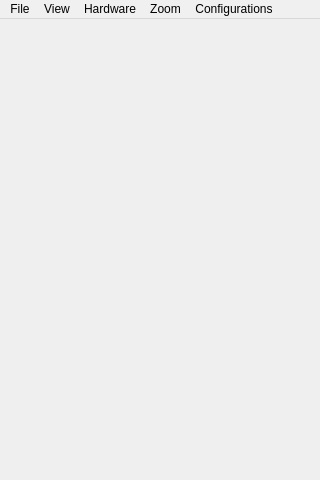
<?xml version="1.0" encoding="UTF-8"?>
<ui version="4.0">
 <class>MainWindowClass</class>
 <widget class="QMainWindow" name="MainWindowClass">
  <property name="geometry">
   <rect>
    <x>0</x>
    <y>0</y>
    <width>320</width>
    <height>480</height>
   </rect>
  </property>
  <property name="windowTitle">
   <string>Gideros Player</string>
  </property>
  <widget class="QWidget" name="centralWidget">
   <layout class="QVBoxLayout" name="verticalLayout">
    <property name="spacing">
     <number>0</number>
    </property>
    <property name="leftMargin">
     <number>0</number>
    </property>
    <property name="topMargin">
     <number>0</number>
    </property>
    <property name="rightMargin">
     <number>0</number>
    </property>
    <property name="bottomMargin">
     <number>0</number>
    </property>
    <item>
     <layout class="QHBoxLayout" name="horizontalLayout">
      <property name="spacing">
       <number>0</number>
      </property>
      <item>
       <widget class="GLCanvas" name="glCanvas" native="true">
        <property name="focusPolicy">
         <enum>Qt::StrongFocus</enum>
        </property>
       </widget>
      </item>
     </layout>
    </item>
   </layout>
  </widget>
  <widget class="QMenuBar" name="menuBar">
   <property name="geometry">
    <rect>
     <x>0</x>
     <y>0</y>
     <width>320</width>
     <height>22</height>
    </rect>
   </property>
   <property name="palette">
    <palette>
     <active>
      <colorrole role="Window">
       <brush brushstyle="SolidPattern">
        <color alpha="255">
         <red>240</red>
         <green>240</green>
         <blue>240</blue>
        </color>
       </brush>
      </colorrole>
     </active>
     <inactive>
      <colorrole role="Window">
       <brush brushstyle="SolidPattern">
        <color alpha="255">
         <red>240</red>
         <green>240</green>
         <blue>240</blue>
        </color>
       </brush>
      </colorrole>
     </inactive>
     <disabled>
      <colorrole role="Window">
       <brush brushstyle="SolidPattern">
        <color alpha="255">
         <red>240</red>
         <green>240</green>
         <blue>240</blue>
        </color>
       </brush>
      </colorrole>
     </disabled>
    </palette>
   </property>
   <widget class="QMenu" name="menuFile">
    <property name="title">
     <string>File</string>
    </property>
    <addaction name="actionRestart"/>
    <addaction name="actionOpen"/>
    <addaction name="actionOpen_Directory"/>
    <addaction name="separator"/>
    <addaction name="actionExit"/>
   </widget>
   <widget class="QMenu" name="menuHardware">
    <property name="title">
     <string>Hardware</string>
    </property>
    <widget class="QMenu" name="menuOrientation">
     <property name="title">
      <string>Orientation</string>
     </property>
     <addaction name="actionRotate_Left"/>
     <addaction name="actionRotate_Right"/>
     <addaction name="separator"/>
     <addaction name="actionPortrait"/>
     <addaction name="actionLandscape_Left"/>
     <addaction name="actionPortrait_Upside_Down"/>
     <addaction name="actionLandscape_Right"/>
    </widget>
    <widget class="QMenu" name="menuResolution">
     <property name="title">
      <string>Resolution</string>
     </property>
     <addaction name="action320x480"/>
     <addaction name="action640x960"/>
     <addaction name="action320x568"/>
     <addaction name="action640x1136"/>
     <addaction name="action750x1334"/>
     <addaction name="action1242x2208"/>
     <addaction name="action768x1024"/>
     <addaction name="action1536x2048"/>
     <addaction name="separator"/>
     <addaction name="action240x320"/>
     <addaction name="action240x400"/>
     <addaction name="action360x640"/>
     <addaction name="action480x800"/>
     <addaction name="action480x854"/>
     <addaction name="action540x960"/>
     <addaction name="action600x800"/>
     <addaction name="action600x1024"/>
     <addaction name="action720x1280"/>
     <addaction name="action768x1366"/>
     <addaction name="action800x1280"/>
     <addaction name="action900x1200"/>
     <addaction name="action1080x1920"/>
    </widget>
    <widget class="QMenu" name="menuFrame_Rate">
     <property name="title">
      <string>Frame Rate</string>
     </property>
     <addaction name="action15_fps"/>
     <addaction name="action30_fps"/>
     <addaction name="action60_fps"/>
     <addaction name="separator"/>
     <addaction name="actionUnlimited"/>
    </widget>
    <addaction name="actionAuto_Scale"/>
    <addaction name="actionDraw_Infos"/>
    <addaction name="separator"/>
    <addaction name="menuOrientation"/>
    <addaction name="menuResolution"/>
    <addaction name="menuFrame_Rate"/>
   </widget>
   <widget class="QMenu" name="menu_View">
    <property name="title">
     <string>View</string>
    </property>
    <widget class="QMenu" name="menuZoom">
     <property name="title">
      <string>Zoom</string>
     </property>
     <addaction name="actionZoom_In"/>
     <addaction name="actionZoom_Out"/>
     <addaction name="separator"/>
     <addaction name="actionQuarter"/>
     <addaction name="actionHalf"/>
     <addaction name="actionOriginal"/>
     <addaction name="actionDouble"/>
     <addaction name="actionTriple"/>
     <addaction name="separator"/>
     <addaction name="actionFit_To_Window"/>
     <addaction name="actionFit_To_App"/>
    </widget>
    <addaction name="actionAlways_on_Top"/>
    <addaction name="actionHide_Menu"/>
    <addaction name="actionFull_Screen"/>
    <addaction name="separator"/>
    <addaction name="menuZoom"/>
   </widget>
   <widget class="QMenu" name="menuConfigurations">
    <property name="title">
     <string>Configurations</string>
    </property>
    <addaction name="actionSettings"/>
   </widget>
   <widget class="QMenu" name="menuZoom2">
    <property name="title">
     <string>Zoom</string>
    </property>
    <addaction name="actionZoom_In"/>
    <addaction name="actionZoom_Out"/>
    <addaction name="separator"/>
    <addaction name="actionQuarter"/>
    <addaction name="actionHalf"/>
    <addaction name="actionOriginal"/>
    <addaction name="actionDouble"/>
    <addaction name="actionTriple"/>
    <addaction name="separator"/>
    <addaction name="actionFit_To_Window"/>
   </widget>
   <addaction name="menuFile"/>
   <addaction name="menu_View"/>
   <addaction name="menuHardware"/>
   <addaction name="menuZoom2"/>
   <addaction name="menuConfigurations"/>
  </widget>
  <action name="actionExit">
   <property name="text">
    <string>Exit</string>
   </property>
   <property name="shortcut">
    <string>Alt+E</string>
   </property>
  </action>
  <action name="actionRotate_Left">
   <property name="text">
    <string>Rotate Left</string>
   </property>
   <property name="shortcut">
    <string>Alt+Left</string>
   </property>
  </action>
  <action name="actionRotate_Right">
   <property name="text">
    <string>Rotate Right</string>
   </property>
   <property name="shortcut">
    <string>Alt+Right</string>
   </property>
  </action>
  <action name="actionPortrait">
   <property name="checkable">
    <bool>true</bool>
   </property>
   <property name="checked">
    <bool>false</bool>
   </property>
   <property name="text">
    <string>Portrait</string>
   </property>
  </action>
  <action name="actionPortrait_Upside_Down">
   <property name="checkable">
    <bool>true</bool>
   </property>
   <property name="text">
    <string>Portrait Upside Down</string>
   </property>
  </action>
  <action name="actionLandscape_Left">
   <property name="checkable">
    <bool>true</bool>
   </property>
   <property name="text">
    <string>Landscape Left</string>
   </property>
  </action>
  <action name="actionLandscape_Right">
   <property name="checkable">
    <bool>true</bool>
   </property>
   <property name="text">
    <string>Landscape Right</string>
   </property>
  </action>
  <action name="actionAlways_on_Top">
   <property name="checkable">
    <bool>true</bool>
   </property>
   <property name="text">
    <string>Always on Top</string>
   </property>
  </action>
  <action name="action15_fps">
   <property name="checkable">
    <bool>true</bool>
   </property>
   <property name="text">
    <string>15 fps</string>
   </property>
  </action>
  <action name="action30_fps">
   <property name="checkable">
    <bool>true</bool>
   </property>
   <property name="text">
    <string>30 fps</string>
   </property>
  </action>
  <action name="action60_fps">
   <property name="checkable">
    <bool>true</bool>
   </property>
   <property name="text">
    <string>60 fps</string>
   </property>
  </action>
  <action name="actionUnlimited">
   <property name="checkable">
    <bool>true</bool>
   </property>
   <property name="text">
    <string>Unlimited</string>
   </property>
  </action>
  <action name="action320x480">
   <property name="checkable">
    <bool>true</bool>
   </property>
   <property name="text">
    <string>320x480 (iPhone)</string>
   </property>
  </action>
  <action name="action768x1024">
   <property name="checkable">
    <bool>true</bool>
   </property>
   <property name="text">
    <string>768x1024 (iPad)</string>
   </property>
  </action>
  <action name="action640x960">
   <property name="checkable">
    <bool>true</bool>
   </property>
   <property name="text">
    <string>640x960 (iPhone Retina)</string>
   </property>
  </action>
  <action name="actionRun">
   <property name="text">
    <string>Run</string>
   </property>
  </action>
  <action name="actionStop">
   <property name="text">
    <string>Stop</string>
   </property>
  </action>
  <action name="actionHalf">
   <property name="text">
    <string>50%</string>
   </property>
  </action>
  <action name="actionOriginal">
   <property name="checked">
    <bool>false</bool>
   </property>
   <property name="text">
    <string>100%</string>
   </property>
   <property name="shortcut">
    <string>Alt+O</string>
   </property>
  </action>
  <action name="actionDouble">
   <property name="text">
    <string>200%</string>
   </property>
  </action>
  <action name="actionTriple">
   <property name="text">
    <string>300%</string>
   </property>
  </action>
  <action name="action480x800">
   <property name="checkable">
    <bool>true</bool>
   </property>
   <property name="text">
    <string>480x800</string>
   </property>
  </action>
  <action name="action240x320">
   <property name="checkable">
    <bool>true</bool>
   </property>
   <property name="text">
    <string>240x320</string>
   </property>
  </action>
  <action name="action540x960">
   <property name="checkable">
    <bool>true</bool>
   </property>
   <property name="text">
    <string>540x960</string>
   </property>
  </action>
  <action name="action480x854">
   <property name="checkable">
    <bool>true</bool>
   </property>
   <property name="text">
    <string>480x854</string>
   </property>
  </action>
  <action name="action240x400">
   <property name="checkable">
    <bool>true</bool>
   </property>
   <property name="text">
    <string>240x400</string>
   </property>
  </action>
  <action name="action360x640">
   <property name="checkable">
    <bool>true</bool>
   </property>
   <property name="text">
    <string>360x640</string>
   </property>
  </action>
  <action name="action800x1280">
   <property name="checkable">
    <bool>true</bool>
   </property>
   <property name="text">
    <string>800x1280</string>
   </property>
  </action>
  <action name="action600x1024">
   <property name="checkable">
    <bool>true</bool>
   </property>
   <property name="text">
    <string>600x1024</string>
   </property>
  </action>
  <action name="action600x800">
   <property name="checkable">
    <bool>true</bool>
   </property>
   <property name="text">
    <string>600x800</string>
   </property>
  </action>
  <action name="action768x1366">
   <property name="checkable">
    <bool>true</bool>
   </property>
   <property name="text">
    <string>768x1366</string>
   </property>
  </action>
  <action name="actionQuarter">
   <property name="text">
    <string>25%</string>
   </property>
  </action>
  <action name="action1536x2048">
   <property name="checkable">
    <bool>true</bool>
   </property>
   <property name="text">
    <string>1536x2048 (iPad Retina)</string>
   </property>
  </action>
  <action name="action320x568">
   <property name="checkable">
    <bool>true</bool>
   </property>
   <property name="text">
    <string>320x568 (iPhone 5)</string>
   </property>
  </action>
  <action name="action640x1136">
   <property name="checkable">
    <bool>true</bool>
   </property>
   <property name="text">
    <string>640x1136 (iPhone 5 Retina)</string>
   </property>
  </action>
  <action name="action720x1280">
   <property name="checkable">
    <bool>true</bool>
   </property>
   <property name="text">
    <string>720x1280</string>
   </property>
  </action>
  <action name="action1080x1920">
   <property name="checkable">
    <bool>true</bool>
   </property>
   <property name="text">
    <string>1080x1920</string>
   </property>
  </action>
  <action name="action750x1334">
   <property name="checkable">
    <bool>true</bool>
   </property>
   <property name="text">
    <string>750x1334 (iPhone 6)</string>
   </property>
  </action>
  <action name="action1242x2208">
   <property name="checkable">
    <bool>true</bool>
   </property>
   <property name="text">
    <string>1242x2208 (iPhone 6 Plus)</string>
   </property>
  </action>
  <action name="action900x1200">
   <property name="checkable">
    <bool>true</bool>
   </property>
   <property name="text">
    <string>900x1200</string>
   </property>
  </action>
  <action name="actionOpen">
   <property name="text">
    <string>Open Project</string>
   </property>
  </action>
  <action name="actionAuto_Scale">
   <property name="checkable">
    <bool>true</bool>
   </property>
   <property name="text">
    <string>Auto Scale</string>
   </property>
   <property name="shortcut">
    <string>Alt+A</string>
   </property>
  </action>
  <action name="actionHide_Menu">
   <property name="text">
    <string>Hide Menu</string>
   </property>
   <property name="shortcut">
    <string>Alt+M</string>
   </property>
  </action>
  <action name="actionFull_Screen">
   <property name="checkable">
    <bool>true</bool>
   </property>
   <property name="text">
    <string>Full Screen</string>
   </property>
   <property name="shortcut">
    <string>Alt+Return</string>
   </property>
  </action>
  <action name="actionZoom_In">
   <property name="text">
    <string>Zoom In</string>
   </property>
   <property name="shortcut">
    <string>Alt+Up</string>
   </property>
  </action>
  <action name="actionZoom_Out">
   <property name="text">
    <string>Zoom Out</string>
   </property>
   <property name="shortcut">
    <string>Alt+Down</string>
   </property>
  </action>
  <action name="actionFit_To_Window">
   <property name="text">
    <string>Fit To Window</string>
   </property>
   <property name="shortcut">
    <string>Alt+W</string>
   </property>
  </action>
  <action name="actionSettings">
   <property name="text">
    <string>Settings</string>
   </property>
  </action>
  <action name="actionDraw_Infos">
   <property name="checkable">
    <bool>true</bool>
   </property>
   <property name="text">
    <string>Draw Infos</string>
   </property>
  </action>
  <action name="actionFit_To_App">
   <property name="text">
    <string>Fit To App</string>
   </property>
   <property name="toolTip">
    <string>Fit To App</string>
   </property>
   <property name="shortcut">
    <string>Alt+F</string>
   </property>
  </action>
  <action name="actionOpen_Directory">
   <property name="text">
    <string>Open Directory</string>
   </property>
   <property name="toolTip">
    <string>Open Gideros Directory</string>
   </property>
  </action>
  <action name="actionRestart">
   <property name="text">
    <string>Restart</string>
   </property>
   <property name="toolTip">
    <string>Restart Player</string>
   </property>
   <property name="shortcut">
    <string>Ctrl+R</string>
   </property>
  </action>
  <addaction name="actionExit"/>
  <addaction name="actionRotate_Left"/>
  <addaction name="actionRotate_Right"/>
  <addaction name="actionOriginal"/>
  <addaction name="actionHide_Menu"/>
  <addaction name="actionFull_Screen"/>
  <addaction name="actionAuto_Scale"/>
  <addaction name="actionZoom_In"/>
  <addaction name="actionZoom_Out"/>
  <addaction name="actionFit_To_Window"/>
 </widget>
 <layoutdefault spacing="6" margin="11"/>
 <customwidgets>
  <customwidget>
   <class>GLCanvas</class>
   <extends>QWidget</extends>
   <header>glcanvas.h</header>
   <container>1</container>
  </customwidget>
 </customwidgets>
 <resources/>
 <connections/>
</ui>
